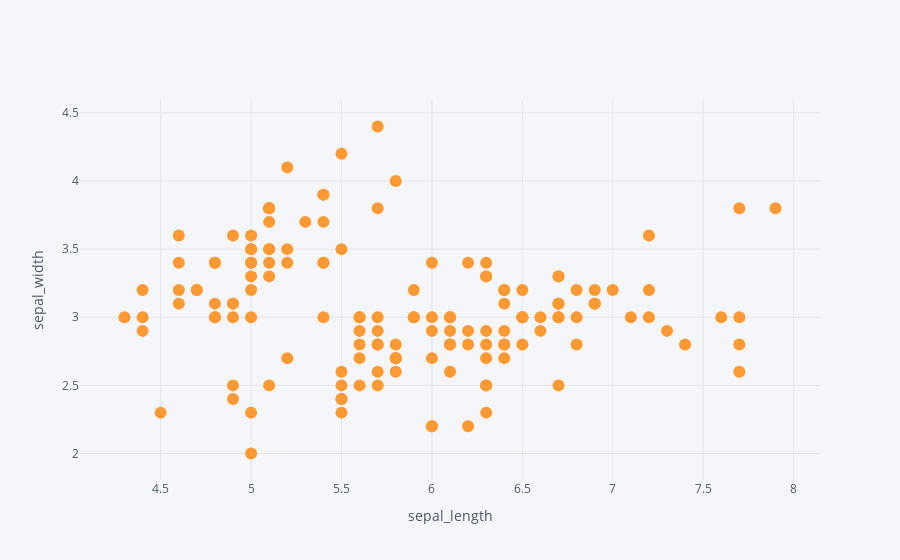

The notebook cell this image was saved under:
### Code cell
df1.iplot(kind = 'scatter',mode = 'markers',x = 'sepal_length',y = 'sepal_width',xTitle = 'sepal_length',yTitle ='sepal_width' )

### Figure 1 — Plotly figure (JSON) as saved in the notebook; plotly's stock layout.template omitted (floating-point values rounded to 4 significant figures; data arrays with more than 128 entries replaced by an {"elided": "..."} marker saying what was removed)
{"data": [{"line": {"color": "rgba(255, 153, 51, 1.0)", "dash": "solid", "shape": "linear", "width": 1.3}, "marker": {"size": 12, "symbol": "circle"}, "mode": "markers", "name": "sepal_width", "text": "", "type": "scatter", "x": {"elided": "150 float values"}, "y": {"elided": "150 float values"}}], "layout": {"legend": {"bgcolor": "#F5F6F9", "font": {"color": "#4D5663"}}, "paper_bgcolor": "#F5F6F9", "plot_bgcolor": "#F5F6F9", "title": {"font": {"color": "#4D5663"}}, "xaxis": {"gridcolor": "#E1E5ED", "showgrid": true, "tickfont": {"color": "#4D5663"}, "title": {"font": {"color": "#4D5663"}, "text": "sepal_length"}, "zerolinecolor": "#E1E5ED"}, "yaxis": {"gridcolor": "#E1E5ED", "showgrid": true, "tickfont": {"color": "#4D5663"}, "title": {"font": {"color": "#4D5663"}, "text": "sepal_width"}, "zerolinecolor": "#E1E5ED"}}}
